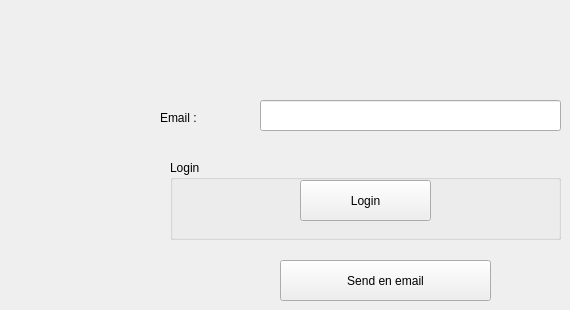
    <widget class="QWidget" name="tab_20">
     <attribute name="title">
      <string>Page</string>
     </attribute>
     <widget class="QLineEdit" name="lineEdit_51">
      <property name="geometry">
       <rect>
        <x>260</x>
        <y>100</y>
        <width>301</width>
        <height>31</height>
       </rect>
      </property>
     </widget>
     <widget class="QLabel" name="label_17">
      <property name="geometry">
       <rect>
        <x>160</x>
        <y>110</y>
        <width>81</width>
        <height>16</height>
       </rect>
      </property>
      <property name="text">
       <string>Email : </string>
      </property>
     </widget>
     <widget class="QPushButton" name="pushButton_34">
      <property name="geometry">
       <rect>
        <x>280</x>
        <y>260</y>
        <width>211</width>
        <height>41</height>
       </rect>
      </property>
      <property name="text">
       <string>Send en email</string>
      </property>
     </widget>
     <widget class="QGroupBox" name="groupBox_6">
      <property name="geometry">
       <rect>
        <x>170</x>
        <y>160</y>
        <width>391</width>
        <height>80</height>
       </rect>
      </property>
      <property name="title">
       <string>Login</string>
      </property>
      <widget class="QPushButton" name="pushButton_35">
       <property name="geometry">
        <rect>
         <x>130</x>
         <y>20</y>
         <width>131</width>
         <height>41</height>
        </rect>
       </property>
       <property name="text">
        <string>Login</string>
       </property>
      </widget>
     </widget>
    </widget>
